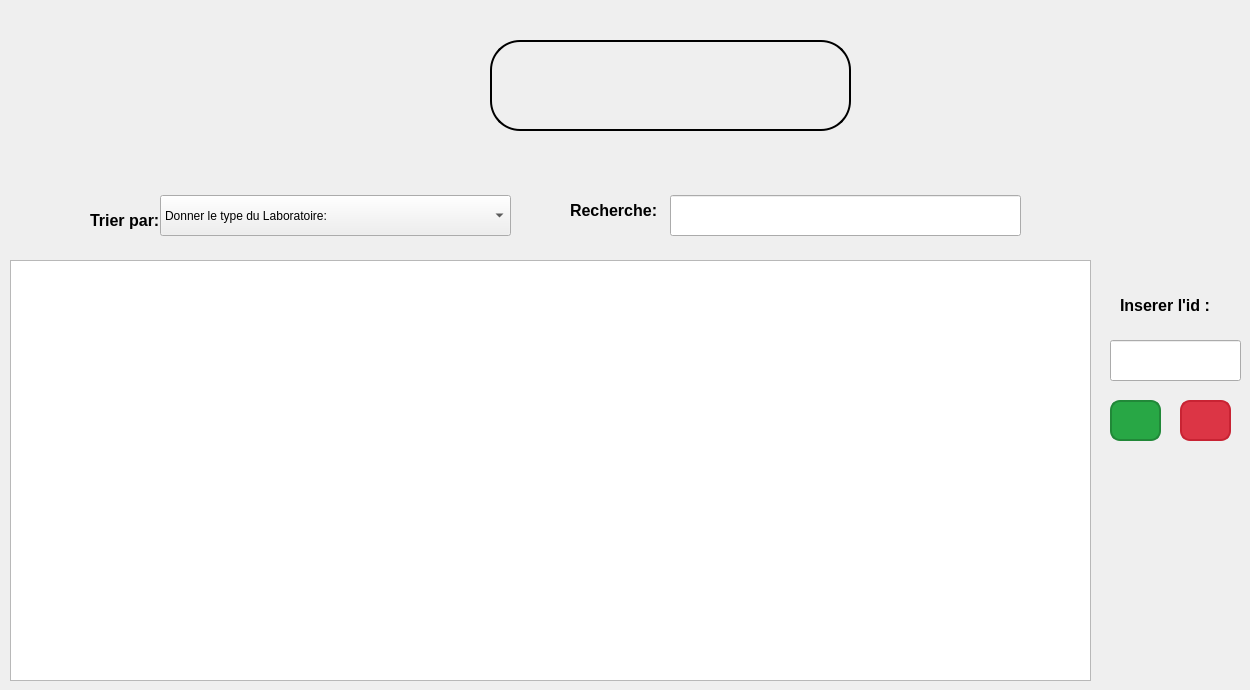
      <widget class="QWidget" name="lirect_7">
       <attribute name="title">
        <string>Affichage</string>
       </attribute>
       <widget class="QComboBox" name="comboBox_Tri">
        <property name="geometry">
         <rect>
          <x>160</x>
          <y>195</y>
          <width>351</width>
          <height>41</height>
         </rect>
        </property>
        <item>
         <property name="text">
          <string>Donner le type du Laboratoire:</string>
         </property>
        </item>
        <item>
         <property name="text">
          <string>Type</string>
         </property>
        </item>
        <item>
         <property name="text">
          <string>Statut</string>
         </property>
        </item>
        <item>
         <property name="text">
          <string>Nb_Projets</string>
         </property>
        </item>
       </widget>
       <widget class="QLabel" name="label_111">
        <property name="geometry">
         <rect>
          <x>90</x>
          <y>210</y>
          <width>191</width>
          <height>21</height>
         </rect>
        </property>
        <property name="styleSheet">
         <string notr="true">QLabel {
    font-size: 16px;    /* Set font size to 16px */
    font-weight: bold;  /* Make text bold */
    color: black;       /* Black text (default, change if needed) */
}
</string>
        </property>
        <property name="text">
         <string>Trier par:</string>
        </property>
       </widget>
       <widget class="QLabel" name="label_112">
        <property name="geometry">
         <rect>
          <x>570</x>
          <y>200</y>
          <width>91</width>
          <height>20</height>
         </rect>
        </property>
        <property name="styleSheet">
         <string notr="true">QLabel {
    font-size: 16px;    /* Set font size to 16px */
    font-weight: bold;  /* Make text bold */
    color: black;       /* Black text (default, change if needed) */
}
</string>
        </property>
        <property name="text">
         <string>Recherche:</string>
        </property>
       </widget>
       <widget class="QLineEdit" name="rechercherLabo">
        <property name="geometry">
         <rect>
          <x>670</x>
          <y>195</y>
          <width>351</width>
          <height>41</height>
         </rect>
        </property>
       </widget>
       <widget class="QWidget" name="widget_10" native="true">
        <property name="geometry">
         <rect>
          <x>490</x>
          <y>40</y>
          <width>361</width>
          <height>91</height>
         </rect>
        </property>
        <property name="styleSheet">
         <string notr="true">background-color: qlineargradient(
    spread:pad,
    x1:0, y1:0, x2:1, y2:0,
    stop:0 #d30102,
    stop:0.499 #d30102,
    stop:0.5 white,
    stop:1 white
);
border-radius: 30px; 
border: 2px solid black; </string>
        </property>
        <widget class="QPushButton" name="pushButtonStat_16">
         <property name="geometry">
          <rect>
           <x>40</x>
           <y>0</y>
           <width>91</width>
           <height>91</height>
          </rect>
         </property>
         <property name="styleSheet">
          <string notr="true">QPushButton {
    background: transparent;
    border: none;
}</string>
         </property>
         <property name="text">
          <string/>
         </property>
         <property name="icon">
          <iconset resource="images/images.qrc">
           <normaloff>:/images/stat.png</normaloff>:/images/stat.png</iconset>
         </property>
         <property name="iconSize">
          <size>
           <width>50</width>
           <height>50</height>
          </size>
         </property>
        </widget>
        <widget class="QPushButton" name="pushButton_pdf_4">
         <property name="geometry">
          <rect>
           <x>190</x>
           <y>10</y>
           <width>131</width>
           <height>71</height>
          </rect>
         </property>
         <property name="styleSheet">
          <string notr="true">QPushButton {
    background: transparent;
    border: none;
}</string>
         </property>
         <property name="text">
          <string/>
         </property>
         <property name="icon">
          <iconset resource="images/images.qrc">
           <normaloff>:/images/doc.png</normaloff>:/images/doc.png</iconset>
         </property>
         <property name="iconSize">
          <size>
           <width>50</width>
           <height>50</height>
          </size>
         </property>
        </widget>
       </widget>
       <widget class="QPushButton" name="pushButton_34">
        <property name="geometry">
         <rect>
          <x>1110</x>
          <y>400</y>
          <width>51</width>
          <height>41</height>
         </rect>
        </property>
        <property name="styleSheet">
         <string notr="true">QPushButton {
    background-color: #28A745;  /* Bright green background */
    color: white;               /* White text */
    font-size: 16px;            /* Font size */
    font-weight: bold;          /* Bold text */
    border: 2px solid #218838;  /* Darker green border */
    border-radius: 10px;        /* Rounded corners */
    padding: 8px 16px;          /* Padding for size adjustment */
}

QPushButton:hover {
    background-color: #218838;  /* Darker green on hover */
}

QPushButton:pressed {
    background-color: #1E7E34;  /* Even darker green when pressed */
}
</string>
        </property>
        <property name="text">
         <string/>
        </property>
        <property name="icon">
         <iconset theme="QIcon::ThemeIcon::MailMessageNew"/>
        </property>
       </widget>
       <widget class="QPushButton" name="pushButton_37">
        <property name="geometry">
         <rect>
          <x>1180</x>
          <y>400</y>
          <width>51</width>
          <height>41</height>
         </rect>
        </property>
        <property name="styleSheet">
         <string notr="true">QPushButton {
    background-color: #DC3545;  /* Bright red background */
    color: white;               /* White text */
    font-size: 16px;            /* Font size */
    font-weight: bold;          /* Bold text */
    border: 2px solid #C82333;  /* Darker red border */
    border-radius: 10px;        /* Rounded corners */
    padding: 8px 16px;          /* Padding for size adjustment */
}

QPushButton:hover {
    background-color: #C82333;  /* Darker red on hover */
}

QPushButton:pressed {
    background-color: #A71D2A;  /* Even darker red when pressed */
}
</string>
        </property>
        <property name="text">
         <string/>
        </property>
        <property name="icon">
         <iconset theme="QIcon::ThemeIcon::EditDelete"/>
        </property>
       </widget>
       <widget class="QTableView" name="tableView">
        <property name="geometry">
         <rect>
          <x>10</x>
          <y>260</y>
          <width>1081</width>
          <height>421</height>
         </rect>
        </property>
       </widget>
       <widget class="QLineEdit" name="lineEdit_44">
        <property name="geometry">
         <rect>
          <x>1110</x>
          <y>340</y>
          <width>131</width>
          <height>41</height>
         </rect>
        </property>
       </widget>
       <widget class="QLabel" name="label_115">
        <property name="geometry">
         <rect>
          <x>1120</x>
          <y>290</y>
          <width>101</width>
          <height>31</height>
         </rect>
        </property>
        <property name="styleSheet">
         <string notr="true">QLabel {
    font-size: 16px;    /* Set font size to 16px */
    font-weight: bold;  /* Make text bold */
    color: black;       /* Black text (default, change if needed) */
}
</string>
        </property>
        <property name="text">
         <string>Inserer l'id :</string>
        </property>
       </widget>
       <zorder>tableView</zorder>
       <zorder>comboBox_Tri</zorder>
       <zorder>label_111</zorder>
       <zorder>label_112</zorder>
       <zorder>rechercherLabo</zorder>
       <zorder>widget_10</zorder>
       <zorder>pushButton_34</zorder>
       <zorder>pushButton_37</zorder>
       <zorder>lineEdit_44</zorder>
       <zorder>label_115</zorder>
      </widget>
